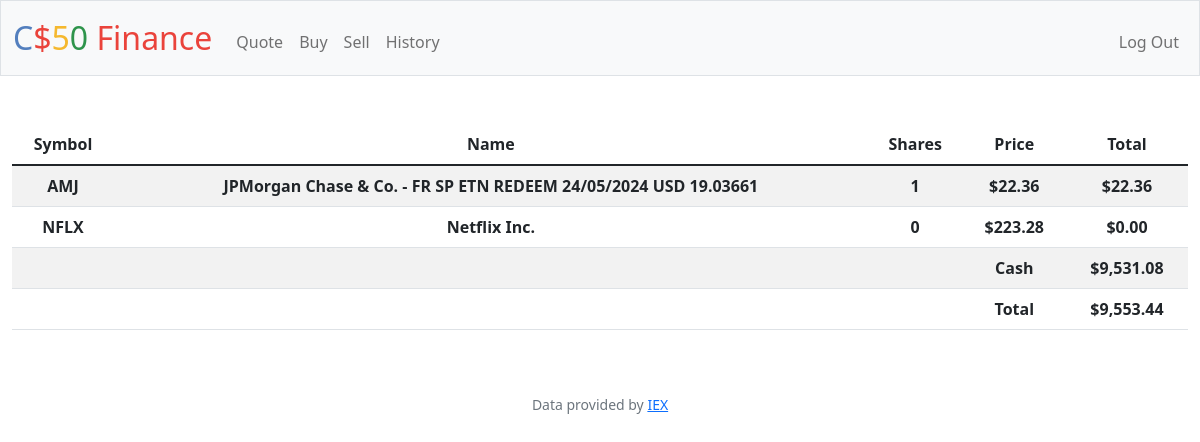
/ (signed in), run on the app's committed database.
### tables this page shows
CREATE TABLE stocks (
user_id INTEGER NOT NULL,
symbol TEXT NOT NULL,
name TEXT NOT NULL,
shares INTEGER NOT NULL,
price NUMERIC NOT NULL, total NUMERIC NOT NULL,
FOREIGN KEY(user_id) REFERENCES users(id)
);

### app.py (the view)
@app.route("/")
@login_required
def index():
    if session.get("user_id"):
        stocks = db.execute("SELECT symbol, name, shares, price, total FROM stocks WHERE user_id = ?", session["user_id"])
        cash = db.execute("SELECT cash FROM users WHERE id = ?", session["user_id"])[0]["cash"]
        if not stocks:
            return render_template("index.html", stocks=[], cash=usd(cash), Total=usd(cash))
        for i in range(len(stocks)):
            stocks[i]["price"] = usd(stocks[i]["price"])
            stocks[i]["total"] = usd(stocks[i]["total"])
        Total = db.execute("SELECT user_id, SUM(total) AS Total FROM stocks WHERE user_id = ? GROUP BY user_id", session["user_id"])[0]["Total"]
        return render_template("index.html", stocks=stocks, cash=usd(cash), Total=usd(Total + cash))
    return redirect("/login")

### app.py (called while the page is built)
@app.after_request
def after_request(response):
    response.headers["Cache-Control"] = "no-cache, no-store, must-revalidate"
    response.headers["Expires"] = 0
    response.headers["Pragma"] = "no-cache"
    return response

### helpers.py (called while the page is built)
def login_required(f):
    @wraps(f)
    def decorated_function(*args, **kwargs):
        if session.get("user_id") is None:
            return redirect("/login")
        return f(*args, **kwargs)
    return decorated_function

def usd(value):
    return f"${value:,.2f}"

### templates/index.html (shortened to what this page needs)
{% extends "layout.html" %}
{% block main %}
<table class="table table-striped">
    <thead>
        <tr>
            <th scope="col">Symbol</th>
            <th scope="col">Name</th>
            <th scope="col">Shares</th>
            <th scope="col">Price</th>
            <th scope="col">Total</th>
        </tr>
    </thead>
    <tbody>
        {% for stock in stocks %}
            <tr>
                <th>{{ stock["symbol"] }}</th>
                <th>{{ stock["name"] }}</th>
                <th>{{ stock["shares"] }}</th>
                <th>{{ stock["price"] }}</th>
                <th>{{ stock["total"] }}</th>
            </tr>
        {% endfor %}
        <tr>
            <td></td>
            <td></td>
            <td></td>
            <th>Cash</th>
            <th>{{ cash }}</th>
        </tr>
        <tr>
            <th></th>
            <th></th>
            <th></th>
            <th>Total</th>
            <th>{{ Total }}</th>
        </tr>
    </tbody>
</table>
{% endblock %}

### data on the page
stocks: symbol "AMJ", name "JPMorgan Chase & Co. - FR SP ETN REDEEM 24/05/2024 USD 19.03661", shares "1", price "$22.36", total "$22.36"
stocks: symbol "NFLX", name "Netflix Inc.", shares "0", price "$223.28", total "$0.00"

### other printed values
{{ cash }} "$9,531.08"
{{ Total }} "$9,553.44"
